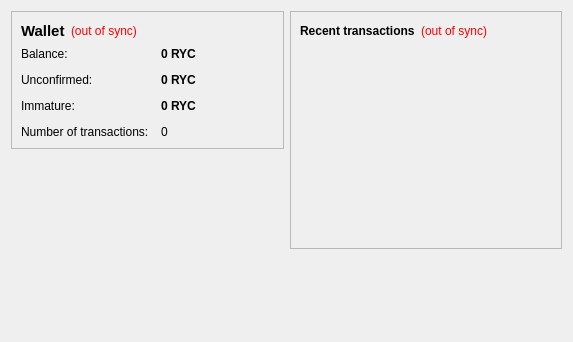
<?xml version="1.0" encoding="UTF-8"?>
<ui version="4.0">
 <class>OverviewPage</class>
 <widget class="QWidget" name="OverviewPage">
  <property name="geometry">
   <rect>
    <x>0</x>
    <y>0</y>
    <width>573</width>
    <height>342</height>
   </rect>
  </property>
  <property name="windowTitle">
   <string>Form</string>
  </property>
  <layout class="QHBoxLayout" name="horizontalLayout" stretch="1,1">
   <item>
    <layout class="QVBoxLayout" name="verticalLayout_2">
     <item>
      <widget class="QFrame" name="frame">
       <property name="frameShape">
        <enum>QFrame::StyledPanel</enum>
       </property>
       <property name="frameShadow">
        <enum>QFrame::Raised</enum>
       </property>
       <layout class="QVBoxLayout" name="verticalLayout_4">
        <item>
         <layout class="QHBoxLayout" name="horizontalLayout_4">
          <item>
           <widget class="QLabel" name="label_5">
            <property name="font">
             <font>
              <pointsize>11</pointsize>
              <weight>75</weight>
              <bold>true</bold>
             </font>
            </property>
            <property name="text">
             <string>Wallet</string>
            </property>
           </widget>
          </item>
          <item>
           <widget class="QLabel" name="labelWalletStatus">
            <property name="toolTip">
             <string>The displayed information may be out of date. Your wallet automatically synchronizes with the digitalcoin network after a connection is established, but this process has not completed yet.</string>
            </property>
            <property name="styleSheet">
             <string notr="true">QLabel { color: red; }</string>
            </property>
            <property name="text">
             <string notr="true">(out of sync)</string>
            </property>
            <property name="alignment">
             <set>Qt::AlignLeading|Qt::AlignLeft|Qt::AlignVCenter</set>
            </property>
           </widget>
          </item>
          <item>
           <spacer name="horizontalSpacer_2">
            <property name="orientation">
             <enum>Qt::Horizontal</enum>
            </property>
            <property name="sizeHint" stdset="0">
             <size>
              <width>40</width>
              <height>20</height>
             </size>
            </property>
           </spacer>
          </item>
         </layout>
        </item>
        <item>
         <layout class="QFormLayout" name="formLayout_2">
          <property name="fieldGrowthPolicy">
           <enum>QFormLayout::AllNonFixedFieldsGrow</enum>
          </property>
          <property name="horizontalSpacing">
           <number>12</number>
          </property>
          <property name="verticalSpacing">
           <number>12</number>
          </property>
          <item row="0" column="0">
           <widget class="QLabel" name="label">
            <property name="text">
             <string>Balance:</string>
            </property>
           </widget>
          </item>
          <item row="0" column="1">
           <widget class="QLabel" name="labelBalance">
            <property name="font">
             <font>
              <weight>75</weight>
              <bold>true</bold>
             </font>
            </property>
            <property name="cursor">
             <cursorShape>IBeamCursor</cursorShape>
            </property>
            <property name="toolTip">
             <string>Your current balance</string>
            </property>
            <property name="text">
             <string notr="true">0 RYC</string>
            </property>
            <property name="textInteractionFlags">
             <set>Qt::LinksAccessibleByMouse|Qt::TextSelectableByKeyboard|Qt::TextSelectableByMouse</set>
            </property>
           </widget>
          </item>
          <item row="1" column="0">
           <widget class="QLabel" name="label_3">
            <property name="text">
             <string>Unconfirmed:</string>
            </property>
           </widget>
          </item>
          <item row="1" column="1">
           <widget class="QLabel" name="labelUnconfirmed">
            <property name="font">
             <font>
              <weight>75</weight>
              <bold>true</bold>
             </font>
            </property>
            <property name="cursor">
             <cursorShape>IBeamCursor</cursorShape>
            </property>
            <property name="toolTip">
             <string>Total of transactions that have yet to be confirmed, and do not yet count toward the current balance</string>
            </property>
            <property name="text">
             <string notr="true">0 RYC</string>
            </property>
            <property name="textInteractionFlags">
             <set>Qt::LinksAccessibleByMouse|Qt::TextSelectableByKeyboard|Qt::TextSelectableByMouse</set>
            </property>
           </widget>
          </item>
          <item row="3" column="0">
           <widget class="QLabel" name="label_2">
            <property name="text">
             <string>Number of transactions:</string>
            </property>
           </widget>
          </item>
          <item row="3" column="1">
           <widget class="QLabel" name="labelNumTransactions">
            <property name="toolTip">
             <string>Total number of transactions in wallet</string>
            </property>
            <property name="text">
             <string notr="true">0</string>
            </property>
           </widget>
          </item>
          <item row="2" column="0">
           <widget class="QLabel" name="labelImmatureText">
            <property name="text">
             <string>Immature:</string>
            </property>
           </widget>
          </item>
          <item row="2" column="1">
           <widget class="QLabel" name="labelImmature">
            <property name="font">
             <font>
              <weight>75</weight>
              <bold>true</bold>
             </font>
            </property>
            <property name="toolTip">
             <string>Mined balance that has not yet matured</string>
            </property>
            <property name="text">
             <string notr="true">0 RYC</string>
            </property>
            <property name="textInteractionFlags">
             <set>Qt::LinksAccessibleByMouse|Qt::TextSelectableByKeyboard|Qt::TextSelectableByMouse</set>
            </property>
           </widget>
          </item>
         </layout>
        </item>
       </layout>
      </widget>
     </item>
     <item>
      <spacer name="verticalSpacer">
       <property name="orientation">
        <enum>Qt::Vertical</enum>
       </property>
       <property name="sizeHint" stdset="0">
        <size>
         <width>20</width>
         <height>40</height>
        </size>
       </property>
      </spacer>
     </item>
    </layout>
   </item>
   <item>
    <layout class="QVBoxLayout" name="verticalLayout_3">
     <item>
      <widget class="QFrame" name="frame_2">
       <property name="frameShape">
        <enum>QFrame::StyledPanel</enum>
       </property>
       <property name="frameShadow">
        <enum>QFrame::Raised</enum>
       </property>
       <layout class="QVBoxLayout" name="verticalLayout">
        <item>
         <layout class="QHBoxLayout" name="horizontalLayout_2">
          <item>
           <widget class="QLabel" name="label_4">
            <property name="text">
             <string>&lt;b&gt;Recent transactions&lt;/b&gt;</string>
            </property>
           </widget>
          </item>
          <item>
           <widget class="QLabel" name="labelTransactionsStatus">
            <property name="toolTip">
             <string>The displayed information may be out of date. Your wallet automatically synchronizes with the digitalcoin network after a connection is established, but this process has not completed yet.</string>
            </property>
            <property name="styleSheet">
             <string notr="true">QLabel { color: red; }</string>
            </property>
            <property name="text">
             <string notr="true">(out of sync)</string>
            </property>
            <property name="alignment">
             <set>Qt::AlignRight|Qt::AlignTrailing|Qt::AlignVCenter</set>
            </property>
           </widget>
          </item>
          <item>
           <spacer name="horizontalSpacer">
            <property name="orientation">
             <enum>Qt::Horizontal</enum>
            </property>
            <property name="sizeHint" stdset="0">
             <size>
              <width>40</width>
              <height>20</height>
             </size>
            </property>
           </spacer>
          </item>
         </layout>
        </item>
        <item>
         <widget class="QListView" name="listTransactions">
          <property name="styleSheet">
           <string notr="true">QListView { background: transparent; }</string>
          </property>
          <property name="frameShape">
           <enum>QFrame::NoFrame</enum>
          </property>
          <property name="verticalScrollBarPolicy">
           <enum>Qt::ScrollBarAlwaysOff</enum>
          </property>
          <property name="horizontalScrollBarPolicy">
           <enum>Qt::ScrollBarAlwaysOff</enum>
          </property>
          <property name="selectionMode">
           <enum>QAbstractItemView::NoSelection</enum>
          </property>
         </widget>
        </item>
       </layout>
      </widget>
     </item>
     <item>
      <spacer name="verticalSpacer_2">
       <property name="orientation">
        <enum>Qt::Vertical</enum>
       </property>
       <property name="sizeHint" stdset="0">
        <size>
         <width>20</width>
         <height>40</height>
        </size>
       </property>
      </spacer>
     </item>
    </layout>
   </item>
  </layout>
 </widget>
 <resources/>
 <connections/>
</ui>
